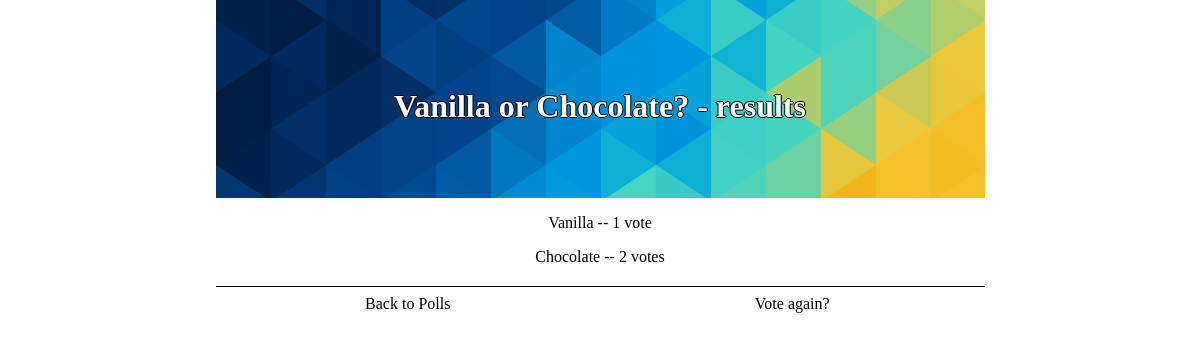
The page /polls/25/results/ on the database its author committed.
### polls/models.py (models this page shows, shortened)
class Question(models.Model):
    question_text = models.CharField(max_length=200)
    pub_date = models.DateTimeField('date published')
    def was_published_recently(self):
        now=timezone.now();
        return  now-datetime.timedelta(days=1) <= self.pub_date <= now
    was_published_recently.admin_order_field = 'pub_date'
    was_published_recently.boolean = True
    was_published_recently.short_description = 'Published recently?'

class Choice(models.Model):
    question = models.ForeignKey(Question, on_delete=models.CASCADE)
    choice_text = models.CharField(max_length=200)
    votes = models.IntegerField(default=0)

### polls/views.py (the view)
# urls.py: url(r'^(?P<pk>[0-9]+)/results/$', views.ResultsView.as_view(), name='results'),
class ResultsView(generic.DetailView):
    model = Question
    template_name = 'polls/results.html'

### polls/templates/polls/results.html (shortened to what this page needs)
{% extends "polls/base.html" %}
{% load staticfiles %}
{% block header %}
    <h1>{{ question.question_text}} - results</h1>
{% endblock %}
{%block container %}
{% for choice in question.choice_set.all %}
    <p>{{ choice.choice_text }} -- {{ choice.votes }} vote{{ choice.votes|pluralize }}</p>
{% endfor %}
{% endblock %}
{% block rAction %}
    <a class="actionButton rbutton" href="{% url 'polls:detail' question.id %}">
        Vote again?
    </a>
{% endblock %}

### polls/static/polls/style.css (style rules this page uses)
.content a, h1 { text-align: center; text-decoration: none; }
.headerh1 h1 { margin:0px; padding:0px; }
.actionButton { background-color: white; border: none; cursor:pointer; text-align: center; width:100%; padding-top:8px; padding-bottom:8px; text-decoration: none; color:black; }
.rbutton { order:1; }
@media screen and (min-width: 426px) { .actionButton { width:50%; } }
@media screen and (min-width: 426px) { .rbutton { order:2; } }

### rows shown on the page
Question: question_text "Vanilla or Chocolate?"
Choice: choice_text "Vanilla", votes "1"
Choice: choice_text "Chocolate", votes "2"
